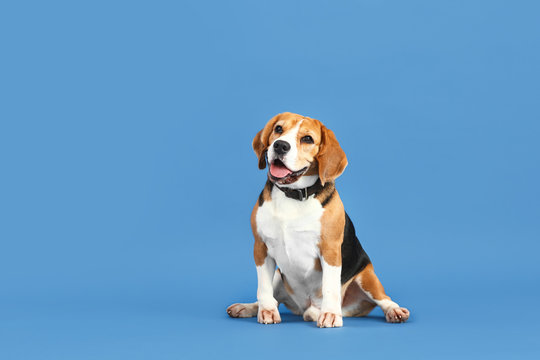
#> input picture images/original/dog.jpg, 540 x 360 px
$ python corner_detection.py
#> lines starting #> are read from the running program, lines starting #| are printed output that depends on the picture
import cv2
import numpy as np
import os
import matplotlib.pyplot as plt

# --- Constants ---
INPUT_PATH = 'images/original/dog.jpg'
OUTPUT_BASE = 'images/output/harris_corners/'

BLOCK_SIZE = 2
K_VALUES = [0.2]
KERNEL_SIZES = [5, 15, 25]


def ensure_output_dirs(base_path, subfolders):
    """Ensure subfolders for each ksize exist."""
#> called with base_path = 'images/output/harris_corners/'
    for folder in subfolders:
        os.makedirs(os.path.join(base_path, f'ksize_{folder}'), exist_ok=True)


def load_and_preprocess_image(path):
    """Load and return color, grayscale and blurred versions of an image."""
#> called with path = 'images/original/dog.jpg'
    img = cv2.imread(path)
#> img is the input picture: shape (360, 540, 3); mean B, G, R 199.2, 155.4, 101.5
    gray = cv2.cvtColor(img, cv2.COLOR_BGR2GRAY)
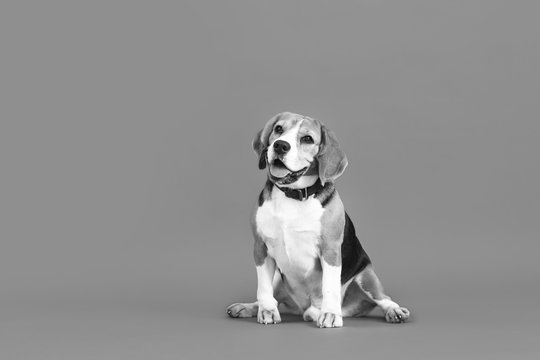
#> gray: shape (360, 540); min 1, max 255, mean 144.2
    blurred = cv2.GaussianBlur(gray, (5, 5), 0)
    return img, blurred


def detect_and_draw_harris(img, gray_blur, block_size, ksize, k):
    """Perform Harris corner detection and return the corner-marked image."""
    gray_float = np.float32(gray_blur)
    corners = cv2.cornerHarris(gray_float, block_size, ksize, k)
    corners = cv2.dilate(corners, None)

    result = img.copy()
    result[corners > 0.01 * corners.max()] = [0, 255, 0]
    return result


def main():
    ensure_output_dirs(OUTPUT_BASE, KERNEL_SIZES)
    img, blurred = load_and_preprocess_image(INPUT_PATH)

    fig, axes = plt.subplots(1, len(KERNEL_SIZES), figsize=(18, 6))

    for i, ksize in enumerate(KERNEL_SIZES):
        for k in K_VALUES:
            result = detect_and_draw_harris(img, blurred, BLOCK_SIZE, ksize, k)
            output_path = os.path.join(OUTPUT_BASE, f'ksize_{ksize}', 'harris_result.jpg')
            cv2.imwrite(output_path, result)

            axes[i].imshow(cv2.cvtColor(result, cv2.COLOR_BGR2RGB))
            axes[i].set_title(f'Harris Corners\nksize={ksize}')
            axes[i].axis('off')
#> this loop made 3 passes
#> pass 1, in detect_and_draw_harris, `corners = cv2.cornerHarris(gray_float, block_size, ksize, k)`:
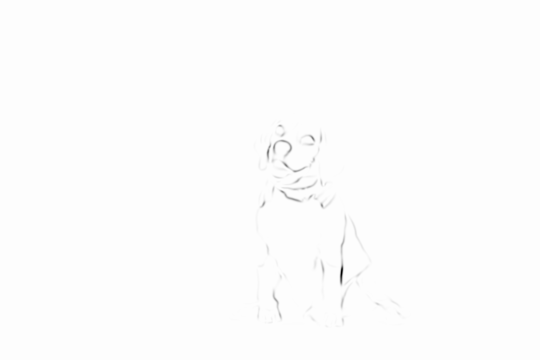
#> corners: shape (360, 540) float32; min -8.72e+09, max 38075968, mean -13720965; drawn with min black and max white
#> pass 1, in main, `cv2.imwrite(output_path, result)`:
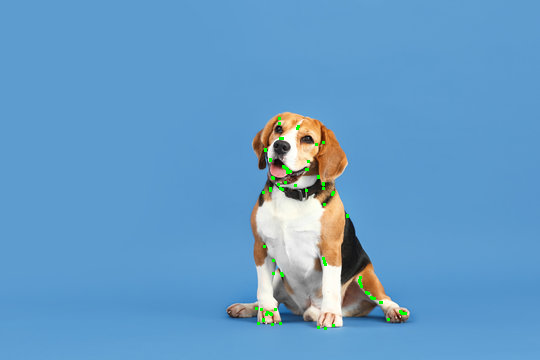
#> saved as harris_result.jpg: shape (360, 540, 3); mean B, G, R 198.8, 155.8, 101

    plt.tight_layout()
    plt.show()
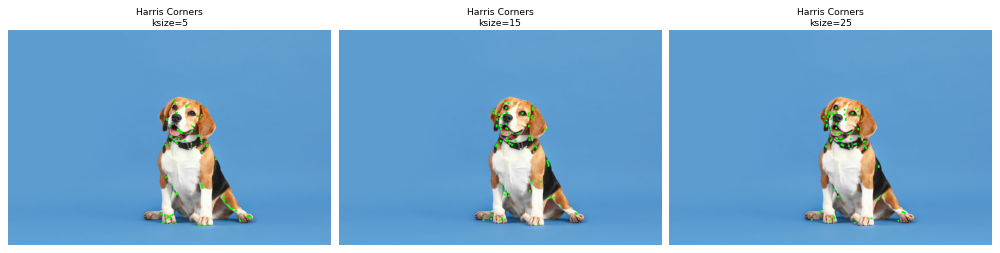
#> figure drawn by matplotlib, 3 panels


if __name__ == "__main__":
    main()
